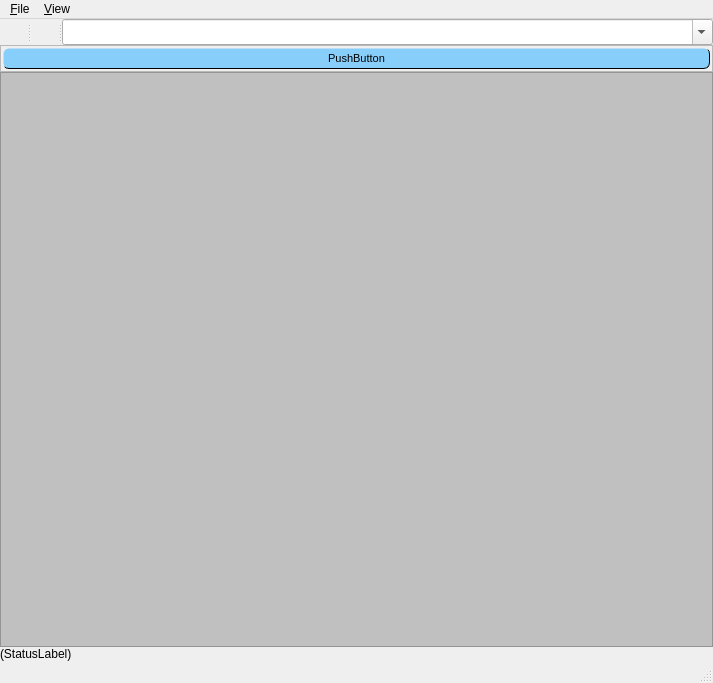
<?xml version="1.0" encoding="UTF-8"?>
<ui version="4.0">
 <class>CatalogWindow</class>
 <widget class="QWidget" name="CatalogWindow">
  <property name="geometry">
   <rect>
    <x>0</x>
    <y>0</y>
    <width>713</width>
    <height>683</height>
   </rect>
  </property>
  <property name="acceptDrops">
   <bool>true</bool>
  </property>
  <property name="windowTitle">
   <string>CatalogDisplay</string>
  </property>
  <property name="windowIcon">
   <iconset resource="../../toolbar.qrc">
    <normaloff>:/icons/catalog_icon</normaloff>:/icons/catalog_icon</iconset>
  </property>
  <property name="styleSheet">
   <string notr="true">QToolButton {
    border-style: none;
    padding 0px;
}
</string>
  </property>
  <layout class="QVBoxLayout" name="verticalLayout">
   <property name="spacing">
    <number>0</number>
   </property>
   <property name="leftMargin">
    <number>0</number>
   </property>
   <property name="topMargin">
    <number>0</number>
   </property>
   <property name="rightMargin">
    <number>0</number>
   </property>
   <property name="bottomMargin">
    <number>0</number>
   </property>
   <item>
    <widget class="QMenuBar" name="menuBar">
     <widget class="QMenu" name="menu_View">
      <property name="title">
       <string>&amp;View</string>
      </property>
      <addaction name="actionFolderViewList"/>
      <addaction name="actionFolderViewIcon"/>
      <addaction name="actionFolderViewIconNoText"/>
      <addaction name="separator"/>
     </widget>
     <widget class="QMenu" name="menu_File">
      <property name="title">
       <string>&amp;File</string>
      </property>
      <addaction name="actionManageCatalogs"/>
      <addaction name="separator"/>
      <addaction name="actionCloseWindow"/>
     </widget>
     <addaction name="menu_File"/>
     <addaction name="menu_View"/>
    </widget>
   </item>
   <item>
    <widget class="QSplitter" name="splitter_2">
     <property name="orientation">
      <enum>Qt::Horizontal</enum>
     </property>
     <widget class="QToolButton" name="folderViewButton">
      <property name="maximumSize">
       <size>
        <width>27</width>
        <height>26</height>
       </size>
      </property>
      <property name="toolTip">
       <string>switch display format</string>
      </property>
      <property name="statusTip">
       <string/>
      </property>
      <property name="accessibleName">
       <string>switch display format</string>
      </property>
      <property name="text">
       <string/>
      </property>
      <property name="icon">
       <iconset resource="../../toolbar.qrc">
        <normaloff>:/icons/folder_view_icon_blue</normaloff>:/icons/folder_view_icon_blue</iconset>
      </property>
      <property name="iconSize">
       <size>
        <width>20</width>
        <height>20</height>
       </size>
      </property>
     </widget>
     <widget class="QToolButton" name="manageCatalogButton">
      <property name="minimumSize">
       <size>
        <width>27</width>
        <height>26</height>
       </size>
      </property>
      <property name="maximumSize">
       <size>
        <width>27</width>
        <height>26</height>
       </size>
      </property>
      <property name="toolTip">
       <string>catalog management</string>
      </property>
      <property name="statusTip">
       <string/>
      </property>
      <property name="accessibleDescription">
       <string/>
      </property>
      <property name="styleSheet">
       <string notr="true"/>
      </property>
      <property name="text">
       <string/>
      </property>
      <property name="icon">
       <iconset resource="../../toolbar.qrc">
        <normaloff>:/icons/catalog_icon</normaloff>:/icons/catalog_icon</iconset>
      </property>
      <property name="iconSize">
       <size>
        <width>20</width>
        <height>20</height>
       </size>
      </property>
     </widget>
     <widget class="QSplitter" name="splitter">
      <property name="sizePolicy">
       <sizepolicy hsizetype="Maximum" vsizetype="Preferred">
        <horstretch>0</horstretch>
        <verstretch>0</verstretch>
       </sizepolicy>
      </property>
      <property name="minimumSize">
       <size>
        <width>0</width>
        <height>0</height>
       </size>
      </property>
      <property name="orientation">
       <enum>Qt::Horizontal</enum>
      </property>
      <widget class="QComboBox" name="searchCombo">
       <property name="minimumSize">
        <size>
         <width>50</width>
         <height>0</height>
        </size>
       </property>
       <property name="baseSize">
        <size>
         <width>100</width>
         <height>0</height>
        </size>
       </property>
       <property name="editable">
        <bool>true</bool>
       </property>
      </widget>
     </widget>
    </widget>
   </item>
   <item>
    <widget class="QFrame" name="tagFrame">
     <property name="styleSheet">
      <string notr="true">QPushButton {
    background-color: lightskyblue;
    border-style: inset;
    border-width: 1px;
    border-radius: 6px;
/*    border-color: beige; */
    font: 11px;
/*    min-width: 10em; */
    padding: 3px;
}
QPushButton:checked {
    background-color: lightpink;
    border-style: outset;
    border-width: 1px;
    border-radius: 6px;
/*    border-color: beige;*/
    font: 11px;
/*    min-width: 10em; */
    padding: 3px;
}
QFrame.layout {
  layoutLeftMargin: 1px;
  layoutRightMargin: 1px;
  layoutTopMargin: 1px;
  layoutBottomMargin: 1px;
  layoutSpacing: 1px;
}</string>
     </property>
     <property name="frameShape">
      <enum>QFrame::StyledPanel</enum>
     </property>
     <property name="frameShadow">
      <enum>QFrame::Raised</enum>
     </property>
     <layout class="QHBoxLayout" name="horizontalLayout">
      <property name="leftMargin">
       <number>2</number>
      </property>
      <property name="topMargin">
       <number>2</number>
      </property>
      <property name="rightMargin">
       <number>2</number>
      </property>
      <property name="bottomMargin">
       <number>2</number>
      </property>
      <item>
       <widget class="QPushButton" name="pushButton">
        <property name="text">
         <string notr="true">PushButton</string>
        </property>
       </widget>
      </item>
     </layout>
    </widget>
   </item>
   <item>
    <widget class="QListView" name="volumeList">
     <property name="acceptDrops">
      <bool>true</bool>
     </property>
     <property name="styleSheet">
      <string notr="true">background-color: #C0C0C0</string>
     </property>
     <property name="sizeAdjustPolicy">
      <enum>QAbstractScrollArea::AdjustToContents</enum>
     </property>
     <property name="editTriggers">
      <set>QAbstractItemView::NoEditTriggers</set>
     </property>
     <property name="iconSize">
      <size>
       <width>96</width>
       <height>96</height>
      </size>
     </property>
     <property name="flow">
      <enum>QListView::LeftToRight</enum>
     </property>
     <property name="isWrapping" stdset="0">
      <bool>true</bool>
     </property>
     <property name="uniformItemSizes">
      <bool>false</bool>
     </property>
     <property name="wordWrap">
      <bool>true</bool>
     </property>
    </widget>
   </item>
   <item>
    <widget class="QLabel" name="statusLabel">
     <property name="text">
      <string notr="true">(StatusLabel)</string>
     </property>
     <property name="scaledContents">
      <bool>true</bool>
     </property>
     <property name="wordWrap">
      <bool>true</bool>
     </property>
    </widget>
   </item>
   <item>
    <widget class="QStatusBar" name="statusBar"/>
   </item>
  </layout>
  <action name="actionPrev">
   <property name="icon">
    <iconset resource="../../toolbar.qrc">
     <normaloff>:/icons/arrow_left_icon</normaloff>:/icons/arrow_left_icon</iconset>
   </property>
   <property name="text">
    <string>Prev</string>
   </property>
  </action>
  <action name="actionNext">
   <property name="icon">
    <iconset resource="../../toolbar.qrc">
     <normaloff>:/icons/arrow_right_icon</normaloff>:/icons/arrow_right_icon</iconset>
   </property>
   <property name="text">
    <string>Next</string>
   </property>
  </action>
  <action name="actionFolderViewList">
   <property name="checkable">
    <bool>true</bool>
   </property>
   <property name="icon">
    <iconset resource="../../toolbar.qrc">
     <normaloff>:/icons/folder_view_list_blue</normaloff>:/icons/folder_view_list_blue</iconset>
   </property>
   <property name="text">
    <string>List</string>
   </property>
  </action>
  <action name="actionFolderViewIcon">
   <property name="checkable">
    <bool>true</bool>
   </property>
   <property name="icon">
    <iconset resource="../../toolbar.qrc">
     <normaloff>:/icons/folder_view_icon_red</normaloff>:/icons/folder_view_icon_red</iconset>
   </property>
   <property name="text">
    <string>DisplaySide-By-Side</string>
   </property>
  </action>
  <action name="actionFolderViewIconNoText">
   <property name="checkable">
    <bool>true</bool>
   </property>
   <property name="icon">
    <iconset resource="../../toolbar.qrc">
     <normaloff>:/icons/folder_view_icon_green</normaloff>:/icons/folder_view_icon_green</iconset>
   </property>
   <property name="text">
    <string>IconOnly</string>
   </property>
   <property name="iconText">
    <string>IconOnly</string>
   </property>
  </action>
  <action name="actionFolderViewSelect">
   <property name="icon">
    <iconset resource="../../toolbar.qrc">
     <normaloff>:/icons/folder_view_icon_blue</normaloff>:/icons/folder_view_icon_blue</iconset>
   </property>
   <property name="text">
    <string>Switch display format</string>
   </property>
  </action>
  <action name="actionManageCatalogs">
   <property name="icon">
    <iconset resource="../../toolbar.qrc">
     <normaloff>:/icons/catalog_icon</normaloff>:/icons/catalog_icon</iconset>
   </property>
   <property name="text">
    <string>CatalogManagement</string>
   </property>
   <property name="iconText">
    <string>CatalogManagement</string>
   </property>
   <property name="toolTip">
    <string>CatalogManagement</string>
   </property>
  </action>
  <action name="actionCloseWindow">
   <property name="text">
    <string>&amp;CloseWindow</string>
   </property>
  </action>
  <action name="actionTitleWithoutOptions">
   <property name="checkable">
    <bool>true</bool>
   </property>
   <property name="text">
    <string extracomment="Ability to remove and display (parenthesized) text from Volume title in the catalog">Remove (Options) from book title</string>
   </property>
  </action>
  <action name="actionSearchTitleWithOptions">
   <property name="checkable">
    <bool>true</bool>
   </property>
   <property name="text">
    <string extracomment="Ability to search with the title removed (parenthesized) removed from the title of Volume in the catalog">Remove (Options) from book title when searching</string>
   </property>
  </action>
 </widget>
 <layoutdefault spacing="6" margin="11"/>
 <resources>
  <include location="../../toolbar.qrc"/>
 </resources>
 <connections>
  <connection>
   <sender>folderViewButton</sender>
   <signal>clicked()</signal>
   <receiver>CatalogWindow</receiver>
   <slot>onFolderViewButton_clicked()</slot>
   <hints>
    <hint type="sourcelabel">
     <x>86</x>
     <y>45</y>
    </hint>
    <hint type="destinationlabel">
     <x>356</x>
     <y>341</y>
    </hint>
   </hints>
  </connection>
  <connection>
   <sender>searchCombo</sender>
   <signal>editTextChanged(QString)</signal>
   <receiver>CatalogWindow</receiver>
   <slot>onSearchCombo_editTextChanged(QString)</slot>
   <hints>
    <hint type="sourcelabel">
     <x>589</x>
     <y>45</y>
    </hint>
    <hint type="destinationlabel">
     <x>356</x>
     <y>341</y>
    </hint>
   </hints>
  </connection>
  <connection>
   <sender>actionFolderViewIcon</sender>
   <signal>triggered()</signal>
   <receiver>CatalogWindow</receiver>
   <slot>handleFolderViewIconActionTriggered()</slot>
   <hints>
    <hint type="sourcelabel">
     <x>-1</x>
     <y>-1</y>
    </hint>
    <hint type="destinationlabel">
     <x>356</x>
     <y>341</y>
    </hint>
   </hints>
  </connection>
  <connection>
   <sender>actionFolderViewIconNoText</sender>
   <signal>triggered()</signal>
   <receiver>CatalogWindow</receiver>
   <slot>handleFolderViewIconNoTextActionTriggered()</slot>
   <hints>
    <hint type="sourcelabel">
     <x>-1</x>
     <y>-1</y>
    </hint>
    <hint type="destinationlabel">
     <x>356</x>
     <y>341</y>
    </hint>
   </hints>
  </connection>
  <connection>
   <sender>actionFolderViewList</sender>
   <signal>triggered()</signal>
   <receiver>CatalogWindow</receiver>
   <slot>handleFolderViewListActionTriggered()</slot>
   <hints>
    <hint type="sourcelabel">
     <x>-1</x>
     <y>-1</y>
    </hint>
    <hint type="destinationlabel">
     <x>356</x>
     <y>341</y>
    </hint>
   </hints>
  </connection>
  <connection>
   <sender>manageCatalogButton</sender>
   <signal>clicked()</signal>
   <receiver>CatalogWindow</receiver>
   <slot>onManageCatalogButton_clicked()</slot>
   <hints>
    <hint type="sourcelabel">
     <x>456</x>
     <y>45</y>
    </hint>
    <hint type="destinationlabel">
     <x>356</x>
     <y>341</y>
    </hint>
   </hints>
  </connection>
  <connection>
   <sender>searchCombo</sender>
   <signal>currentIndexChanged(QString)</signal>
   <receiver>CatalogWindow</receiver>
   <slot>onSearchCombo_currentIndexChanged(QString)</slot>
   <hints>
    <hint type="sourcelabel">
     <x>388</x>
     <y>45</y>
    </hint>
    <hint type="destinationlabel">
     <x>356</x>
     <y>341</y>
    </hint>
   </hints>
  </connection>
  <connection>
   <sender>actionCloseWindow</sender>
   <signal>triggered()</signal>
   <receiver>CatalogWindow</receiver>
   <slot>close()</slot>
   <hints>
    <hint type="sourcelabel">
     <x>-1</x>
     <y>-1</y>
    </hint>
    <hint type="destinationlabel">
     <x>356</x>
     <y>341</y>
    </hint>
   </hints>
  </connection>
  <connection>
   <sender>actionManageCatalogs</sender>
   <signal>triggered()</signal>
   <receiver>CatalogWindow</receiver>
   <slot>handleFolderViewIconNoTextActionTriggered()</slot>
   <hints>
    <hint type="sourcelabel">
     <x>-1</x>
     <y>-1</y>
    </hint>
    <hint type="destinationlabel">
     <x>356</x>
     <y>341</y>
    </hint>
   </hints>
  </connection>
  <connection>
   <sender>volumeList</sender>
   <signal>doubleClicked(QModelIndex)</signal>
   <receiver>CatalogWindow</receiver>
   <slot>handleVolumeListItemDoubleClicked(QModelIndex)</slot>
   <hints>
    <hint type="sourcelabel">
     <x>356</x>
     <y>348</y>
    </hint>
    <hint type="destinationlabel">
     <x>356</x>
     <y>341</y>
    </hint>
   </hints>
  </connection>
 </connections>
 <slots>
  <slot>handleTreeItemChanged(QString)</slot>
  <slot>onFolderViewButton_clicked()</slot>
  <slot>onSearchCombo_editTextChanged(QString)</slot>
  <slot>handleFolderViewListActionTriggered()</slot>
  <slot>handleFolderViewIconActionTriggered()</slot>
  <slot>handleFolderViewIconNoTextActionTriggered()</slot>
  <slot>onSearchCombo_currentIndexChanged(QString)</slot>
  <slot>handleSearchTitleWithOptionsActionTriggered(bool)</slot>
  <slot>handleCatalogTitleWithoutOptionsActionTriggered(bool)</slot>
  <slot>handleVolumeListItemDoubleClicked(QModelIndex)</slot>
  <slot>onManageCatalogButton_clicked()</slot>
 </slots>
</ui>
